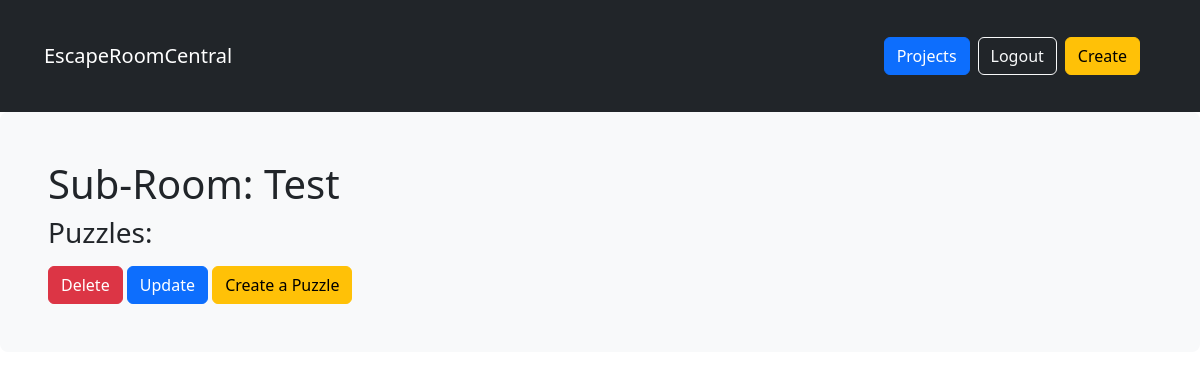
The page /rooms/subRoom/13/by/ilias/of/room/Test/ (signed in) on the database as committed earlier.
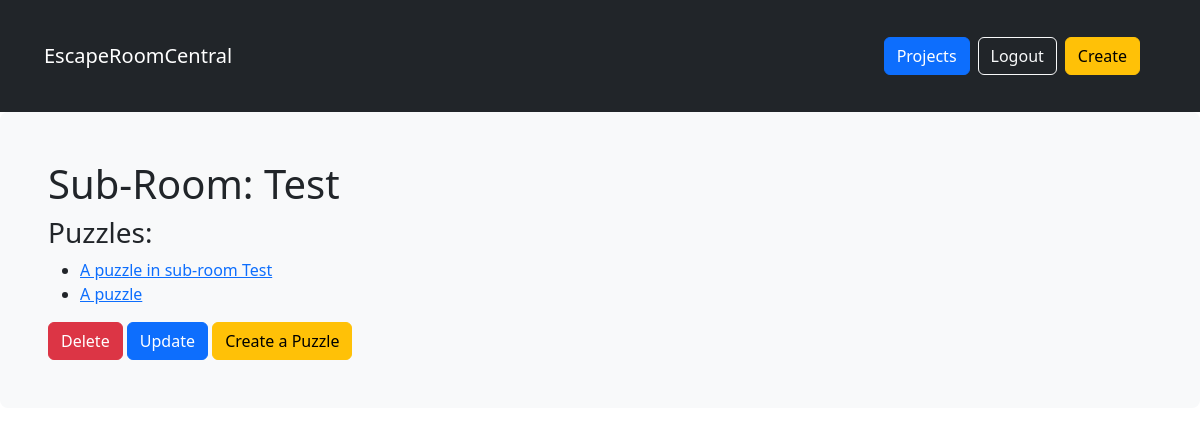
The same page on the database as committed later.
### rooms/models.py (models this page shows)
class SubRoom(models.Model):
    roomId = models.ForeignKey(Room, on_delete=models.CASCADE, related_name='subRooms')
    title = models.CharField(max_length=50, blank=True)

class Puzzle(models.Model):
    subRoomId = models.ForeignKey(SubRoom, on_delete=models.CASCADE, related_name='puzzles')
    title = models.CharField(max_length=50,default="A puzzle")
    description = models.TextField(default="A description", null=True)
    relatedPuzzle = models.ForeignKey('self', on_delete=models.CASCADE, null=True, related_name='relatedPuzzles')

### rooms/views.py (the view)
# urls.py: path('subRoom/<pk>/by/<username>/of/room/<title>/', views.SubRoomDetailView.as_view(), name='subroom_single'),
class SubRoomDetailView(LoginRequiredMixin, UserPassesTestMixin, generic.DetailView):
    model = models.SubRoom
    def test_func(self):
        return self.request.user.username == self.kwargs.get('username')
    def get_context_data(self, **kwargs):
        context = super().get_context_data(**kwargs)
        subroom = self.get_object()
        puzzles = subroom.puzzles.all()
        context["puzzles"] = puzzles
        return context

### rooms/templates/rooms/subroom_detail.html
{% extends 'base.html' %}
{% block content %}
    <div class="subroom-detail">
        <h1>Sub-Room: {{ subroom.title }}</h1>
    </div>
    <h3>Puzzles:</h3>
    <ul>
        {% for puzzle in puzzles %}
            <li><a href="{% url 'rooms:puzzle_single' pk=puzzle.pk %}">{{ puzzle.title }}</a></li>
        {% endfor %}
    </ul>
    {% if user.is_authenticated and room.user == userId and not hide_delete %}
        <a href="{% url 'rooms:delete_subroom' pk=subroom.pk %}" title="delete" class="btn btn-danger">Delete</a>
        <a href="{% url 'rooms:update_subroom' pk=subroom.pk %}" title="update" class='btn btn-primary'>Update</a>
        <a href="{% url 'rooms:new_puzzle' pk=subroom.pk username=user.username %}" title="create" class='btn btn-warning'>Create a Puzzle</a>
    {% endif %}
{% endblock %}

### templates/base.html (shortened to what this page needs)
<!DOCTYPE html>
{% load static %}
{% load  %}
<html lang="en">
<head>
    <link href="https://cdn.jsdelivr.net/npm/bootstrap@5.2.3/dist/css/bootstrap.min.css" rel="stylesheet">
</head>
<body>
    <nav class="p-3 navbar navbar-expand navbar-dark bg-dark" role="navigation" id="navbar">
        <header class='p-3 text-bg-dark w-100'>
            <div class="container">
                <div class="d-flex flex-wrap align-items-center justify-content-center justify-content-lg-start navbar-brand">
                    <a class="d-flex align-items-center mb-2 mb-lg-0 text-white text-decoration-none w-25" href="{% url 'home' %}">EscapeRoomCentral</a>
                    <ul class="nav col-12 col-lg-auto me-lg-auto mb-2 justify-content-end mb-md-0 w-75">
                        {% if request.user.is_authenticated %}
                            <li><a class="btn btn-primary me-2" href="{% url 'rooms:for_user' username=user.username %}">Projects</a></li>
                            <li><a class="btn btn-outline-light me-2" href="{% url 'users:logout' %}">Logout</a></li>
                            <li><a class="btn btn-warning" href="{% url 'rooms:new' %}">Create</a></li>
                        {% else %}
                        <div class="text-end">
                            <a class="btn btn-outline-light me-2" href="{% url 'users:login' %}">Login</a>
                            <a class="btn btn-warning" href="{% url 'users:register' %}">Sign Up</a>
                        </div>
                        {% endif %}
                    </ul>
                </div>
            </div>
        </header>
    </nav>
    <div class="p-5 mb-4 bg-light rounded-3">
        {% block content %}
        {% endblock content %}
    </div>
</body>
</html>

Rows that differ between the two databases and show on the page:
added Puzzle: title "A puzzle in sub-room Test"
added Puzzle: title "A puzzle"
